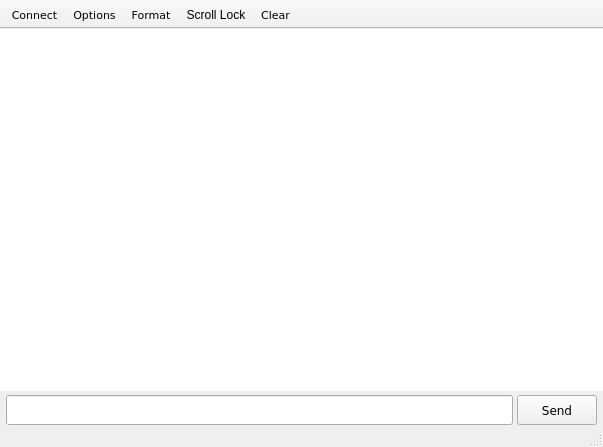
<?xml version="1.0" encoding="UTF-8"?>
<ui version="4.0">
 <class>MainWindow</class>
 <widget class="QMainWindow" name="MainWindow">
  <property name="geometry">
   <rect>
    <x>0</x>
    <y>0</y>
    <width>603</width>
    <height>447</height>
   </rect>
  </property>
  <property name="font">
   <font>
    <family>Verdana</family>
   </font>
  </property>
  <property name="windowTitle">
   <string>Serial Surfer</string>
  </property>
  <property name="windowIcon">
   <iconset>
    <normalon>:/icons/app_icons/f69ac40a-3d9a-4ab0-90c0-d86770edae78.jpg</normalon>
   </iconset>
  </property>
  <property name="autoFillBackground">
   <bool>false</bool>
  </property>
  <widget class="QWidget" name="centralwidget">
   <layout class="QVBoxLayout" name="verticalLayout_2">
    <property name="spacing">
     <number>0</number>
    </property>
    <property name="leftMargin">
     <number>0</number>
    </property>
    <property name="topMargin">
     <number>0</number>
    </property>
    <property name="rightMargin">
     <number>0</number>
    </property>
    <property name="bottomMargin">
     <number>0</number>
    </property>
    <item>
     <layout class="QVBoxLayout" name="verticalLayout">
      <property name="spacing">
       <number>4</number>
      </property>
      <item>
       <widget class="QTextEdit" name="RxTextEdit">
        <property name="font">
         <font>
          <family>Consolas</family>
         </font>
        </property>
        <property name="frameShape">
         <enum>QFrame::NoFrame</enum>
        </property>
        <property name="undoRedoEnabled">
         <bool>false</bool>
        </property>
        <property name="readOnly">
         <bool>true</bool>
        </property>
       </widget>
      </item>
      <item>
       <layout class="QHBoxLayout" name="horizontalLayout">
        <property name="leftMargin">
         <number>6</number>
        </property>
        <property name="rightMargin">
         <number>6</number>
        </property>
        <item>
         <widget class="HistoryLineEdit" name="TxLineEdit">
          <property name="minimumSize">
           <size>
            <width>0</width>
            <height>30</height>
           </size>
          </property>
          <property name="font">
           <font>
            <family>Consolas</family>
           </font>
          </property>
         </widget>
        </item>
        <item>
         <widget class="QPushButton" name="sendButton">
          <property name="minimumSize">
           <size>
            <width>0</width>
            <height>30</height>
           </size>
          </property>
          <property name="text">
           <string>Send</string>
          </property>
          <property name="icon">
           <iconset>
            <normalon>:/icons/app_icons/icons8-send-94.png</normalon>
           </iconset>
          </property>
          <property name="autoDefault">
           <bool>false</bool>
          </property>
          <property name="default">
           <bool>false</bool>
          </property>
          <property name="flat">
           <bool>false</bool>
          </property>
         </widget>
        </item>
       </layout>
      </item>
     </layout>
    </item>
   </layout>
  </widget>
  <widget class="QStatusBar" name="statusbar"/>
  <widget class="QToolBar" name="toolBar">
   <property name="font">
    <font>
     <family>Arial</family>
    </font>
   </property>
   <property name="windowTitle">
    <string>toolBar</string>
   </property>
   <property name="movable">
    <bool>false</bool>
   </property>
   <property name="iconSize">
    <size>
     <width>40</width>
     <height>30</height>
    </size>
   </property>
   <property name="toolButtonStyle">
    <enum>Qt::ToolButtonTextUnderIcon</enum>
   </property>
   <attribute name="toolBarArea">
    <enum>TopToolBarArea</enum>
   </attribute>
   <attribute name="toolBarBreak">
    <bool>false</bool>
   </attribute>
   <addaction name="actionConnect"/>
   <addaction name="actionOptions"/>
   <addaction name="actionView_Hex"/>
   <addaction name="actionScroll_Lock"/>
   <addaction name="actionClear"/>
  </widget>
  <action name="actionOptions">
   <property name="icon">
    <iconset resource="resources.qrc">
     <normaloff>:/icons/app_icons/icons8-tools-94.png</normaloff>:/icons/app_icons/icons8-tools-94.png</iconset>
   </property>
   <property name="text">
    <string>Options</string>
   </property>
   <property name="font">
    <font>
     <family>Verdana</family>
     <pointsize>8</pointsize>
    </font>
   </property>
  </action>
  <action name="actionConnect">
   <property name="checkable">
    <bool>true</bool>
   </property>
   <property name="enabled">
    <bool>true</bool>
   </property>
   <property name="icon">
    <iconset resource="resources.qrc">
     <normaloff>:/icons/app_icons/icons8-disconnect-94.png</normaloff>
     <normalon>:/icons/app_icons/icons8-connect-94.png</normalon>
     <disabledoff>:/icons/app_icons/icons8-disconnect-94.png</disabledoff>
     <disabledon>:/icons/app_icons/icons8-disconnect-94.png</disabledon>
     <selectedoff>:/icons/app_icons/icons8-connect-94.png</selectedoff>
     <selectedon>:/icons/app_icons/icons8-connect-94.png</selectedon>:/icons/app_icons/icons8-disconnect-94.png</iconset>
   </property>
   <property name="text">
    <string>Connect</string>
   </property>
   <property name="font">
    <font>
     <family>Verdana</family>
     <pointsize>8</pointsize>
    </font>
   </property>
  </action>
  <action name="actionClear">
   <property name="icon">
    <iconset resource="resources.qrc">
     <normaloff>:/icons/app_icons/icons8-clear-95.png</normaloff>
     <normalon>:/icons/app_icons/icons8-clear-95.png</normalon>:/icons/app_icons/icons8-clear-95.png</iconset>
   </property>
   <property name="text">
    <string>Clear</string>
   </property>
   <property name="font">
    <font>
     <family>Verdana</family>
     <pointsize>8</pointsize>
    </font>
   </property>
  </action>
  <action name="actionView_Hex">
   <property name="icon">
    <iconset resource="resources.qrc">
     <normaloff>:/icons/app_icons/icons8-brick-94.png</normaloff>:/icons/app_icons/icons8-brick-94.png</iconset>
   </property>
   <property name="text">
    <string>Format</string>
   </property>
   <property name="toolTip">
    <string>Format</string>
   </property>
   <property name="font">
    <font>
     <family>Verdana</family>
     <pointsize>8</pointsize>
    </font>
   </property>
  </action>
  <action name="actionScroll_Lock">
   <property name="checkable">
    <bool>true</bool>
   </property>
   <property name="icon">
    <iconset resource="resources.qrc">
     <normaloff>:/icons/app_icons/icons8-unlock-94.png</normaloff>
     <normalon>:/icons/app_icons/icons8-lock-94.png</normalon>:/icons/app_icons/icons8-unlock-94.png</iconset>
   </property>
   <property name="text">
    <string>Scroll Lock</string>
   </property>
   <property name="menuRole">
    <enum>QAction::NoRole</enum>
   </property>
  </action>
 </widget>
 <customwidgets>
  <customwidget>
   <class>HistoryLineEdit</class>
   <extends>QLineEdit</extends>
   <header>HistoryLineEdit.h</header>
  </customwidget>
 </customwidgets>
 <resources>
  <include location="resources.qrc"/>
 </resources>
 <connections/>
</ui>
